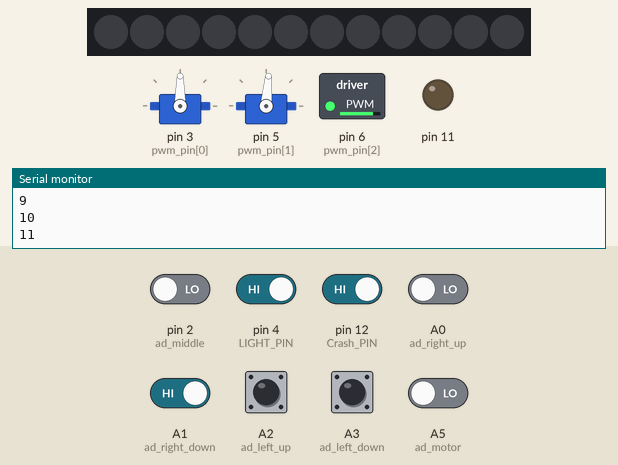
Simulated run of this sketch. Board: Arduino Uno, built with avr-gcc and run on an emulated ATmega328P. On the bench: 2 × servo, 12 RGB LEDs in strip order, left to right, switched loads named in the sketch (green lamp = pin HIGH), output pins drawn as LEDs (lit = HIGH), the last lines printed to the serial monitor. Inputs (shaded band) come from the test bench; at power-on: A1 (ad_right_down), A2 (ad_left_up), A3 (ad_left_down), pin 4 (LIGHT_PIN), pin 12 (Crash_PIN) HIGH, A0 (ad_right_up), A5 (ad_motor), pin 2 (ad_middle) LOW.

Above: at 7.5 s.
7.6 s: pin 2 (ad_middle) driven HIGH and pin 4 (LIGHT_PIN) driven LOW and pin 12 (Crash_PIN) driven LOW and A0 (ad_right_up) driven HIGH and A1 (ad_right_down) driven LOW
10.6 s: A3 (ad_left_down) pulled LOW for 1 s
12.2 s: A1 (ad_right_down) driven HIGH
At 15.1 s:
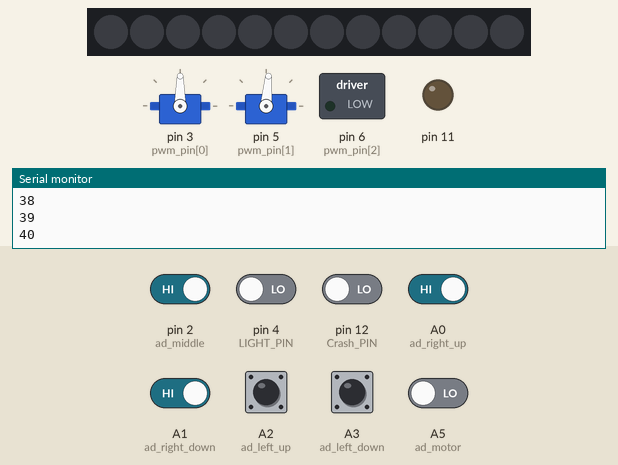
15.2 s: pin 12 (Crash_PIN) driven HIGH
At 15.8 s:
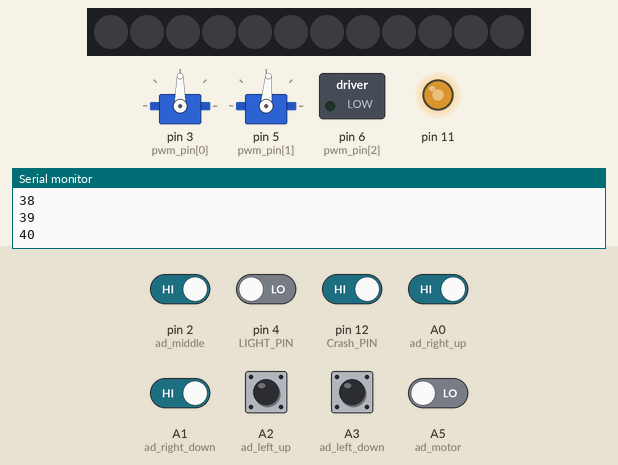
16.9 s: pin 12 (Crash_PIN) driven LOW
At 18.9 s:
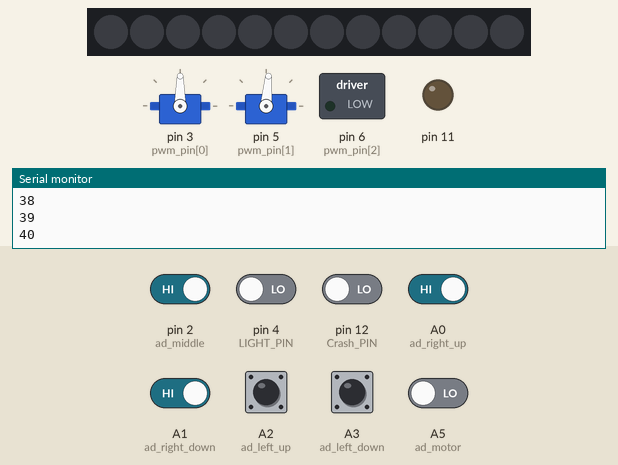
19.3 s: pin 2 (ad_middle) driven LOW
At 20.7 s:
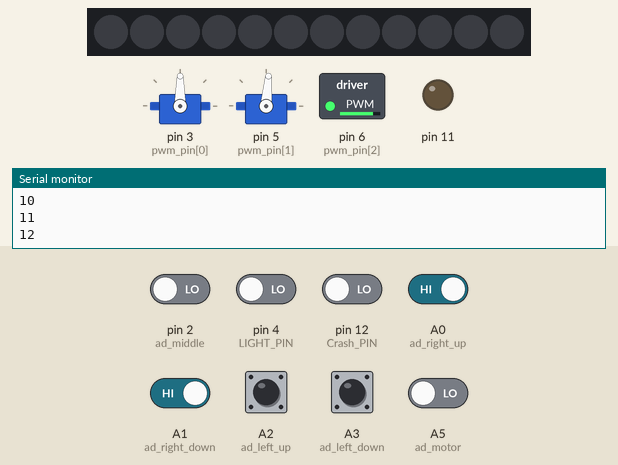
Timing chart, 0 to 24.9 s (numbered marks = the images above; inputs shaded):
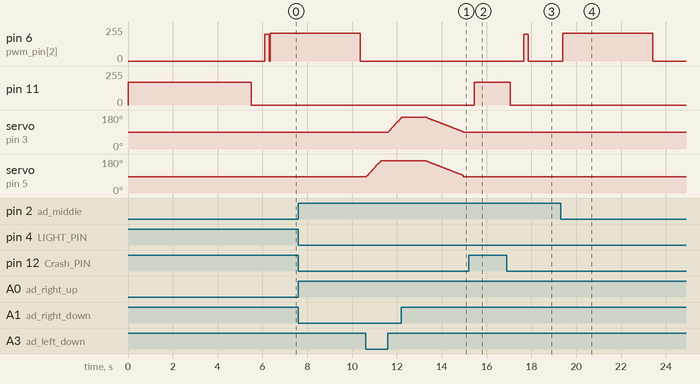

The sketch:

x.ino
```cpp
#include <Servo.h>
#include <FastLED.h>//灯带
#define LED_PIN     13
#define Crash_PIN   12
#define LIGHT_PIN   4
#define NUM_LEDS 12
CRGB leds[NUM_LEDS];
//pwm输出口 3、5、6、9、10、11
//int led_pin[2]={1,2};
//int led_len=sizeof(led_pin)/sizeof(led_pin[0]);
int pwm_pin[4]={3,5,6,9};   //
//热敏传感器
#define ad_right_up A0
#define ad_right_down A1
#define ad_left_up A2
#define ad_left_down A3
#define ad_middle 2
#define ad_motor A5
int AD_right_up = 0;
int AD_right_down = 0;
int AD_left_up = 0;
int AD_left_down = 0;
int AD_middle = 0;
int AD_motor=1;
int light_pin=0;
int time_count=0; //rgb计时
int motor_count=0;
int position=0;
int led_state=0;
int crash=1;
//舵机
Servo left_right;
Servo up_down;
// 动态变量
volatile float val;
volatile float angle;
void up_low(){ analogWrite(6,200);	analogWrite(11,0);	}
void up(){ analogWrite(6,210);	analogWrite(11,0);	}
void down(){analogWrite(6,0);	analogWrite(11,170); 	}
void stop(){analogWrite(6,0);	analogWrite(11,0);	}
void motor_down()
{
  motor_count=0;
  while(1)
  {
    crash=digitalRead(Crash_PIN);
    down();
    delay(100);
    motor_count+=1;
    if(motor_count>=55){break;}
    if(crash==0){break;}
  }
  stop();delay(600);
  up_low();delay(200);
  stop();delay(50);
}
void motor_up()
{
  motor_count=0;
  while(1)
  {
    AD_motor=digitalRead(ad_motor);
    up();
    delay(100);
    motor_count+=1;
    Serial.println(motor_count);
    if(motor_count>=40){break;}
  }
  stop();
}
void showpin()      //调试//存在时会存在极大延迟
{
  Serial.print("AD_right_up = ");
  Serial.println(AD_right_up);
  Serial.print("AD_right_down = ");
  Serial.println(AD_right_down);
  Serial.print("AD_left_up = ");
  Serial.println(AD_left_up);
  Serial.print("AD_left_down = ");
  Serial.println(AD_left_down);
  Serial.print("AD_middlw = ");
  Serial.println(AD_middle);
  Serial.print("led_pin = ");
  Serial.println(light_pin);
  Serial.print("crash = ");
  Serial.println(crash);

}
void red()
{
  for (int i = 0; i <= 11; i++)
  {
    leds[i] = CRGB ( 0, 0, 255);
    FastLED.show();
  }
}
void blue()
{
  for (int i = 0; i <= 11; i++)
  {
    leds[i] = CRGB ( 255, 0, 0);
    FastLED.show();
  }
}
void light()
{
    if(time_count>=500)
    {
      FastLED.clear();
      time_count=time_count-500;
      if(led_state=0)
      {
        delay(1);
        led_state=1;
        red();
      }
      else if(led_state==1)
      {
        delay(1);
        led_state=0;
        blue();
      }
    }
    else
    {
      if(led_state==1)
      {
        red();
      }
      else if(led_state==0)
      {
        blue();
      }
    }

}
void limit_servo()
{
  //限位
  if(val>=170){val=170;}
  if(val<=85){val=85;}
  if(angle>=175){angle=175;}
  if(angle<=5){angle=5;}

}
void yuntai()    //云台运动    //angel左右
{
  float temp_val=0,temp_angle=0;
  float servo_count=0;
  if(AD_right_down==0)
  {
    servo_count=servo_count+1;
    temp_val=temp_val+0.32;
    temp_angle=temp_angle+0.32;
  }
  if(AD_right_up==0)
  {
    servo_count=servo_count+1;
    temp_val=temp_val-0.32;
    temp_angle=temp_angle+0.32;
  }
  if(AD_left_down==0)
  {
    servo_count=servo_count+1;
    temp_val=temp_val+0.32;
    temp_angle=temp_angle-0.32;
  }
  if(AD_left_up==0)
  {
    servo_count=servo_count+1;
    temp_val=temp_val-0.32;
    temp_angle=temp_angle-0.32;
  }
  if(servo_count>0)
  {
    temp_val=(temp_val/servo_count)/2;
    temp_angle=(temp_angle/servo_count)/2;
  }
  val=val+temp_val;
  angle=angle+temp_angle;
  limit_servo();
  up_down.write(abs(val));
  left_right.write(abs(angle));
  delay(1);
  val=val+temp_val;
  angle=angle+temp_angle;
  limit_servo();
  up_down.write(abs(val));
  left_right.write(abs(angle));
  delay(1);

}
void update_sensor()
{
  AD_right_up = digitalRead(ad_right_up);
  AD_right_down = digitalRead(ad_right_down);
  AD_left_up = digitalRead(ad_left_up);
  AD_left_down = digitalRead(ad_left_down);
  AD_middle = digitalRead(ad_middle);
  light_pin=digitalRead(LIGHT_PIN);
  crash=digitalRead(Crash_PIN);
}
void servo_reset()
{
  while(((val<83)||(val>87))&&((angle<88)||(angle>92)))
  {
    if(val>87){val=val-0.1;}
    else if(val<83){val=val+0.1;}
    if(angle>92){angle=angle-0.1;}
    else if(angle<88){angle=angle+0.1;}
    up_down.write(abs(val));
    left_right.write(abs(angle));
    delay(2);
  }
  angle=90;
  val=85;
  up_down.write(abs(val));
  left_right.write(abs(angle));
}


//主函数
void setup() {
  // put your setup code here, to run once:
  left_right.attach(pwm_pin[0]);   //左右舵机 3号引脚
  up_down.attach(pwm_pin[1]);      //上下舵机 5号引脚
  angle = 90;
  val = 85;
  Serial.begin(9600);  //用于调试，

  //电机  pin 6 11
  pinMode(6,OUTPUT);		//IO输出
  pinMode(11,OUTPUT);		//IO输出
  //灯带
  FastLED.addLeds<WS2812, LED_PIN, GRB>(leds, NUM_LEDS);
  FastLED.clear();
  FastLED.show();
  //光敏
  pinMode(LIGHT_PIN,INPUT_PULLUP);
  //舵机回到最初位置
  up_down.write(abs(val));
  left_right.write(abs(angle));
  //电机初始
  motor_down();
  time_count=0;
}

void loop() {
  update_sensor();
  // put your main code here, to run repeatedly:
  int a=0;//容忍时间

      if(AD_right_up==1&&AD_right_down==1&&AD_left_up==1&&AD_left_down==1&&AD_middle==1)
      {
        a=0;
        while(AD_right_up==1&&AD_right_down==1&&AD_left_up==1&&AD_left_down==1&&AD_middle==1)
        {
          update_sensor();
          delay(100);
          a=a+1;
          if(a>10){break;}
        }
          if(AD_right_up==1&&AD_right_down==1&&AD_left_up==1&&AD_left_down==1&&AD_middle==1)
          {
          if(position==1)
          {
            servo_reset();
            delay(500);
            motor_down();
            delay(200);
            position=0;
          }
          else{}
          }
      }
      else
      {
        if(position==0)
        {
          position=1;
          motor_up();
          delay(250);
        }
        else
        {
          yuntai();
        }
      }

////////////////////
  //showpin();
}
/*
if(!digitalRead(11))
//暗环境
{

}
else
//光照充足
{
    if (AD_up>100) {
    angle -= 0.039;
    delay(1);
    left_right.write(abs(angle));
  }
  if (AD_down>100) {
    angle += 0.039;
    delay(1);
    left_right.write(abs(angle));
  }
  if (AD_left>100) {
    val -= 0.039;
    delay(1);
    up_down.write(abs(val));
  }
  if (AD_right>100) {
    val += 0.039;
    delay(1);
    up_down.write(abs(val));
  }

}
*/


/*
void loop() {
  if ((!digitalRead(11))) {
    angle -= 0.039;
    delay(1);
    servo_A1.write(abs(angle));
  }
  if ((!digitalRead(9))) {
    angle += 0.039;
    delay(1);
    servo_A1.write(abs(angle));
  }
  if ((!digitalRead(12))) {
    val -= 0.039;
    delay(1);
    servo_A0.write(abs(val));
  }
  if ((!digitalRead(10))) {
    val += 0.039;
    delay(1);
    servo_A0.write(abs(val));
  }
}
*/
```

Measured:
- after the input at 12.2 s, servo on pin 5 (pwm_pin[1]): moves from 170° to 85° over 1.7 s, starting after 1.1 s
- after the input at 15.2 s, pin 6 (pwm_pin[2]): stays 0/255 (without the input it goes to 210/255 after 0.96 s); pin 11: goes on until 15.5 s, then stays 170/255
- after the input at 16.9 s, pin 6 (pwm_pin[2]): 0/255 → 200/255 after 0.76 s, → 0/255 0.20 s later; pin 11: 170/255 → 0/255 after 0.16 s
- after the input at 19.3 s, pin 6 (pwm_pin[2]): 0/255 → 210/255 after 0.11 s, → 0/255 4.0 s later
